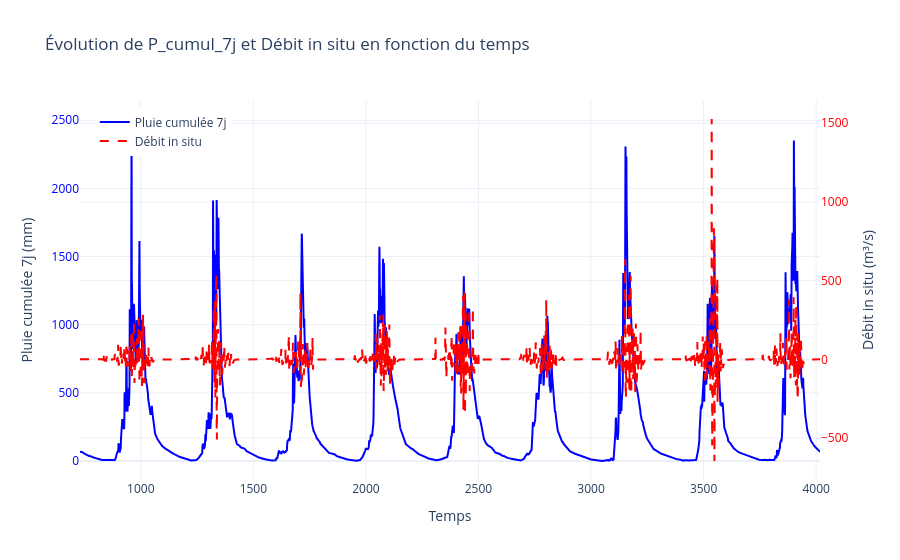

Source (notebook cell):
### Code cell
import plotly.graph_objects as go

# Création de la figure
fig = go.Figure()

# Ajout de la courbe pour P_cumul_7j (Axe principal Y1)
fig.add_trace(go.Scatter(
    x=data.index, 
    y=data['débit_insitu'], 
    mode='lines', 
    name="Pluie cumulée 7j", 
    line=dict(color='blue'),
    yaxis="y1"  # Spécifier l'axe Y1
))

# Ajout de la courbe pour débit_insitu (Axe secondaire Y2)
fig.add_trace(go.Scatter(
    x=data.index, 
    y=data["delta_debit_mgb"], 
    mode='lines', 
    name="Débit in situ", 
    line=dict(color='red', dash='dash'),
    yaxis="y2"  # Spécifier l'axe Y2
))

# Mise en forme du graphique avec deux axes Y
fig.update_layout(
    title="Évolution de P_cumul_7j et Débit in situ en fonction du temps",
    xaxis=dict(title="Temps"),
    
    yaxis=dict(
        title="Pluie cumulée 7j (mm)", 
        # titlefont=dict(color="blue"), 
        tickfont=dict(color="blue"),
        side="left"
    ),
    
    yaxis2=dict(
        title="Débit in situ (m³/s)", 
        # titlefont=dict(color="red"), 
        tickfont=dict(color="red"),
        overlaying="y",  # Superposition sur l'axe principal
        side="right"  # Placement à droite
    ),

    legend=dict(x=0.02, y=0.98),  # Position de la légende
    template="plotly_white"
)

# Affichage
fig.show()

### Figure 1 — Plotly figure (JSON) as saved in the notebook; plotly's stock layout.template omitted (floating-point values rounded to 4 significant figures; data arrays with more than 128 entries replaced by an {"elided": "..."} marker saying what was removed)
{"data": [{"line": {"color": "blue"}, "mode": "lines", "name": "Pluie cumulée 7j", "type": "scatter", "x": {"elided": "3288 int values"}, "y": {"elided": "3288 float values"}, "yaxis": "y"}, {"line": {"color": "red", "dash": "dash"}, "mode": "lines", "name": "Débit in situ", "type": "scatter", "x": {"elided": "3288 int values"}, "y": {"elided": "3288 float values"}, "yaxis": "y2"}], "layout": {"legend": {"x": 0.02, "y": 0.98}, "title": {"text": "Évolution de P_cumul_7j et Débit in situ en fonction du temps"}, "xaxis": {"title": {"text": "Temps"}}, "yaxis": {"side": "left", "tickfont": {"color": "blue"}, "title": {"text": "Pluie cumulée 7j (mm)"}}, "yaxis2": {"overlaying": "y", "side": "right", "tickfont": {"color": "red"}, "title": {"text": "Débit in situ (m³/s)"}}}}
